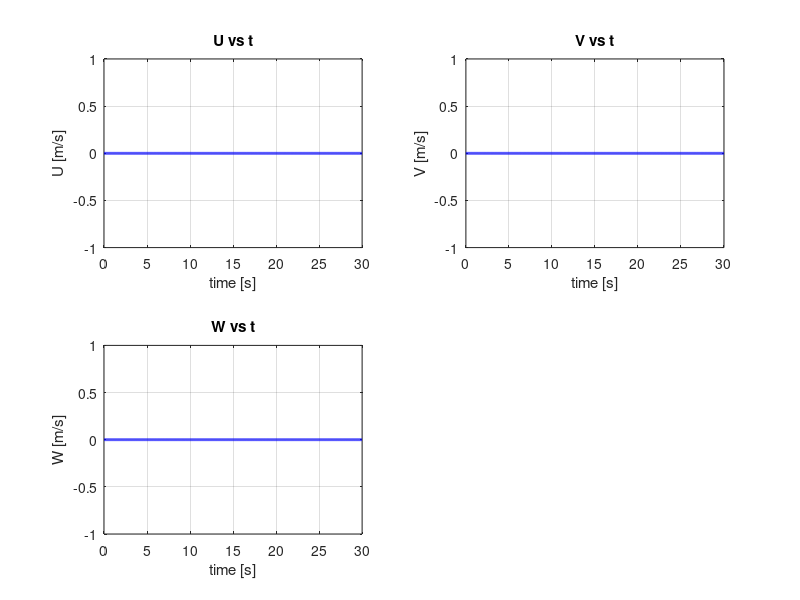
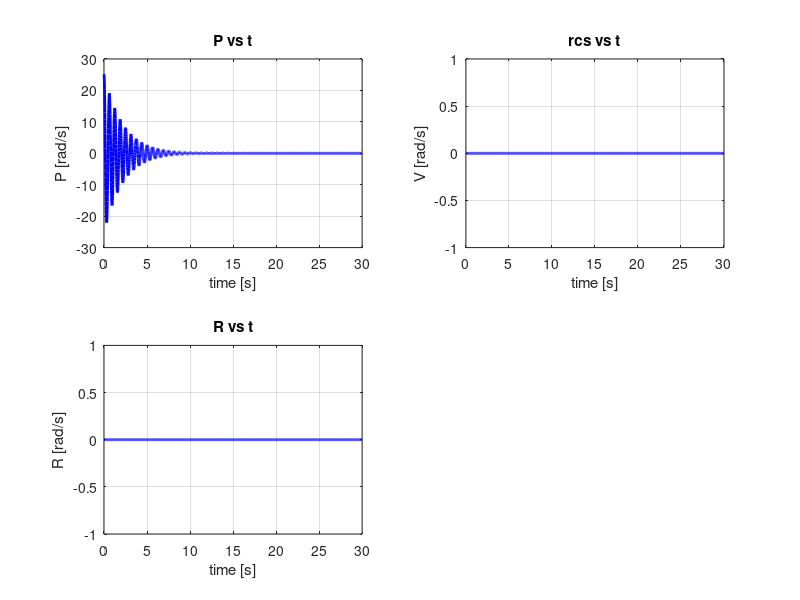
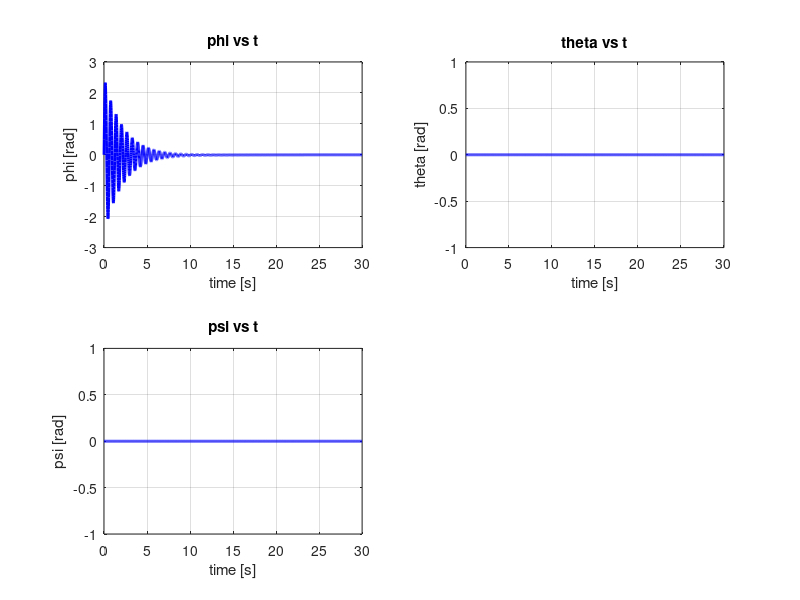

Here is the MATLAB script that generated these plots, in order:
clear all
close all
%% Initial Conditions
%time
tf = 30;
tspan = [0 tf];
dt = 0.01;

%givens
rot = (240*2*pi)/60;%rpm -> rad/s

% putting together the initial state vector
rcs0 = [ 0, 0, 0, rot, 0, 0, 0, 0, 0, 0, 0, 0]';

% Target motion
target = [ 0, 0, 0]';

%% using PID
% Constants for PID controller
Kp = 1;  % Proportional gain
Ki = 0.1; % Integral gain
Kd = 0.01; % Derivative gain

% Initialize PID controller variables
integral = 0;
prev_error = 0;

% initialize the integrated parameters
t_pid = 0;
rcs_pid = rcs0;

% initialize output logging
time_log_pid = [];
rcs_log_pid = [];


% pid integration loop
while t_pid <= tf
    % output datalogging
    time_log_pid(end+1,:) = t_pid;
    rcs_log_pid(end+1,:) = rcs_pid';

    % Extract relevant state variables
    rcs_angle = rcs_pid(7); % Euler angle phi
    rcs_rate = rcs_pid(4); % Angular velocity P

     % Calculate PID control signal
    error = target(1) - rcs_angle;
    integral = integral + error * dt;
    derivative = (error - prev_error) / dt;
    control_signal = Kp * error + Ki * integral + Kd * derivative;

    % Apply the control signal to adjust angular velocity
    rcs_rate = rcs_rate + control_signal;

    % Update state variables using the derivatives
    rcs_angle = rcs_angle + rcs_rate * dt;  % Update the angle using the constant velocity

    % Update time and error
    prev_error = error;
    t_pid = t_pid + dt;

    % Update the state vector for integration
    rcs_pid(4) = rcs_rate;
    rcs_pid(7) = rcs_angle;
end

%% plots
%first plots for U, V, W, velocity of the plane
%plot the U velocity
figure(1)
subplot(2,2,1);
plot(time_log_pid(:,1), rcs_log_pid(:,1),'color','b','linewidth',2)
hold on
grid on
title('U vs t')
xlabel('time [s]')
ylabel('U [m/s]')
%plot the V velocity
subplot(2,2,2);
plot(time_log_pid(:,1), rcs_log_pid(:,2),'color','b','linewidth',2)
hold on
grid on
title('V vs t')
xlabel('time [s]')
ylabel('V [m/s]')
%plot the W velocity
subplot(2,2,3);
plot(time_log_pid(:,1), rcs_log_pid(:,3),'color','b','linewidth',2)
hold on
grid on
title('W vs t')
xlabel('time [s]')
ylabel('W [m/s]')

%second plots for P, rcs, R, omega of the plane
%plot the P 
figure(2)
hold on
subplot(2,2,1);
plot(time_log_pid(:,1), rcs_log_pid(:,4),'color','b','linewidth',2)
hold on
grid on
title('P vs t')
xlabel('time [s]')
ylabel('P [rad/s]')
%plot the rcs
subplot(2,2,2);
plot(time_log_pid(:,1), rcs_log_pid(:,5),'color','b','linewidth',2)
hold on
grid on
title('rcs vs t')
xlabel('time [s]')
ylabel('V [rad/s]')
%plot the R 
subplot(2,2,3);
plot(time_log_pid(:,1), rcs_log_pid(:,6),'color','b','linewidth',2)
hold on
grid on
title('R vs t')
xlabel('time [s]')
ylabel('R [rad/s]')

%third plots for Euler angles
%plot euler phi
figure(3)
hold on
subplot(2,2,1);
plot(time_log_pid(:,1), rcs_log_pid(:,7),'color','b','linewidth',2)
hold on
grid on
title('phi vs t')
xlabel('time [s]')
ylabel('phi [rad]')
%plot euler theta
subplot(2,2,2);
plot(time_log_pid(:,1), rcs_log_pid(:,8),'color','b','linewidth',2)
hold on
grid on
title('theta vs t')
xlabel('time [s]')
ylabel('theta [rad]')
%plot euler psi
subplot(2,2,3);
plot(time_log_pid(:,1), rcs_log_pid(:,9),'color','b','linewidth',2)
hold on
grid on
title('psi vs t')
xlabel('time [s]')
ylabel('psi [rad]')